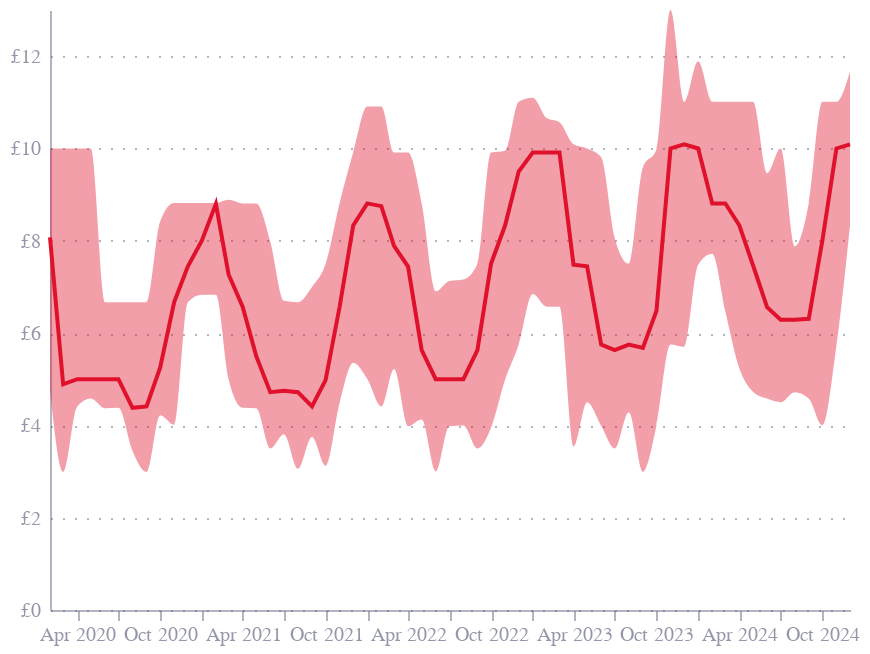

This figure's notebook cell:
### Code cell
range_df = proper_quantiles.copy()

range_df = range_df.pivot_table(
    index=['item_id', 'quote_date'], 
    columns='quantile', 
    values='price'
).reset_index()
range_df = range_df.rename(columns={0.1: 'low', 0.9: 'high'})
range_shade = alt.Chart(range_df).mark_area(
    interpolate='monotone',
).encode(
    x=alt.X('quote_date:T', title='', axis=alt.Axis(format="%b %Y")),
    y=alt.Y('low:Q', title='', axis=alt.Axis(labelExpr="'£'+datum.label")),
    y2='high:Q',
    color=alt.value('rgba(224, 17, 43, 0.8)'),
    opacity=alt.value(0.5)
)

median_line = alt.Chart(median_df).mark_line(
    color='rgba(224, 17, 43, 1)',
    strokeWidth=2,
).encode(
    x=alt.X('quote_date:T', title='', axis=alt.Axis(format="%b %Y")),
    y=alt.Y('price:Q', title='', axis=alt.Axis(labelExpr="'£'+datum.label")),
)

chart = range_shade + median_line

chart.save("strawberry_prices_range.png", scale_factor=4)
chart.save("strawberry_prices_range.json", scale_factor=4)  # Save as
chart

### Figure 1 — Vega specification as saved in the notebook (floating-point values rounded to 4 significant figures)
{"$schema": "https://vega.github.io/schema/vega/v5.json", "data": [{"name": "source_0", "values": [{"high": 10.0, "low": 4.765, "quote_date": "2020-02-01T00:00:00.000"}, {"high": 10.0, "low": 2.99, "quote_date": "2020-03-01T00:00:00.000"}, {"high": 10.0, "low": 4.41, "quote_date": "2020-04-01T00:00:00.000"}, {"high": 10.0, "low": 4.58, "quote_date": "2020-05-01T00:00:00.000"}, {"high": 6.67, "low": 4.37, "quote_date": "2020-06-01T00:00:00.000"}, {"high": 6.67, "low": 4.38, "quote_date": "2020-07-01T00:00:00.000"}, {"high": 6.67, "low": 3.444, "quote_date": "2020-08-01T00:00:00.000"}, {"high": 6.67, "low": 2.99, "quote_date": "2020-09-01T00:00:00.000"}, {"high": 8.42, "low": 4.22, "quote_date": "2020-10-01T00:00:00.000"}, {"high": 8.82, "low": 4.01, "quote_date": "2020-11-01T00:00:00.000"}, {"high": 8.82, "low": 6.67, "quote_date": "2020-12-01T00:00:00.000"}, {"high": 8.82, "low": 6.83, "quote_date": "2021-01-01T00:00:00.000"}, {"high": 8.82, "low": 6.83, "quote_date": "2021-02-01T00:00:00.000"}, {"high": 8.89, "low": 5.0, "quote_date": "2021-03-01T00:00:00.000"}, {"high": 8.81, "low": 4.38, "quote_date": "2021-04-01T00:00:00.000"}, {"high": 8.81, "low": 4.37, "quote_date": "2021-05-01T00:00:00.000"}, {"high": 7.98, "low": 3.5, "quote_date": "2021-06-01T00:00:00.000"}, {"high": 6.7, "low": 3.81, "quote_date": "2021-07-01T00:00:00.000"}, {"high": 6.67, "low": 3.058, "quote_date": "2021-08-01T00:00:00.000"}, {"high": 7.0, "low": 3.75, "quote_date": "2021-09-01T00:00:00.000"}, {"high": 7.5, "low": 3.125, "quote_date": "2021-10-01T00:00:00.000"}, {"high": 8.82, "low": 4.491, "quote_date": "2021-11-01T00:00:00.000"}, {"high": 9.917, "low": 5.357, "quote_date": "2021-12-01T00:00:00.000"}, {"high": 10.91, "low": 5.003, "quote_date": "2022-01-01T00:00:00.000"}, {"high": 10.91, "low": 4.41, "quote_date": "2022-02-01T00:00:00.000"}, {"high": 9.91, "low": 5.22, "quote_date": "2022-03-01T00:00:00.000"}, {"high": 9.91, "low": 3.98, "quote_date": "2022-04-01T00:00:00.000"}, {"high": 8.81, "low": 4.125, "quote_date": "2022-05-01T00:00:00.000"}, {"high": 6.904, "low": 3.0, "quote_date": "2022-06-01T00:00:00.000"}, {"high": 7.13, "low": 3.98, "quote_date": "2022-07-01T00:00:00.000"}, {"high": 7.16, "low": 3.999, "quote_date": "2022-08-01T00:00:00.000"}, {"high": 7.5, "low": 3.5, "quote_date": "2022-09-01T00:00:00.000"}, {"high": 9.91, "low": 3.95, "quote_date": "2022-10-01T00:00:00.000"}, {"high": 9.95, "low": 4.99, "quote_date": "2022-11-01T00:00:00.000"}, {"high": 11.01, "low": 5.75, "quote_date": "2022-12-01T00:00:00.000"}, {"high": 11.1, "low": 6.844, "quote_date": "2023-01-01T00:00:00.000"}, {"high": 10.66, "low": 6.57, "quote_date": "2023-02-01T00:00:00.000"}, {"high": 10.57, "low": 6.57, "quote_date": "2023-03-01T00:00:00.000"}, {"high": 10.09, "low": 3.542, "quote_date": "2023-04-01T00:00:00.000"}, {"high": 10.0, "low": 4.5, "quote_date": "2023-05-01T00:00:00.000"}, {"high": 9.81, "low": 3.99, "quote_date": "2023-06-01T00:00:00.000"}, {"high": 8.052, "low": 3.5, "quote_date": "2023-07-01T00:00:00.000"}, {"high": 7.5, "low": 4.286, "quote_date": "2023-08-01T00:00:00.000"}, {"high": 9.59, "low": 2.992, "quote_date": "2023-09-01T00:00:00.000"}, {"high": 9.98, "low": 3.99, "quote_date": "2023-10-01T00:00:00.000"}, {"high": 13.0, "low": 5.75, "quote_date": "2023-11-01T00:00:00.000"}, {"high": 11.01, "low": 5.7, "quote_date": "2023-12-01T00:00:00.000"}, {"high": 11.89, "low": 7.48, "quote_date": "2024-01-01T00:00:00.000"}, {"high": 11.01, "low": 7.72, "quote_date": "2024-02-01T00:00:00.000"}, {"high": 11.01, "low": 6.47, "quote_date": "2024-03-01T00:00:00.000"}, {"high": 11.01, "low": 5.23, "quote_date": "2024-04-01T00:00:00.000"}, {"high": 11.01, "low": 4.73, "quote_date": "2024-05-01T00:00:00.000"}, {"high": 9.464, "low": 4.58, "quote_date": "2024-06-01T00:00:00.000"}, {"high": 10.0, "low": 4.5, "quote_date": "2024-07-01T00:00:00.000"}, {"high": 7.88, "low": 4.72, "quote_date": "2024-08-01T00:00:00.000"}, {"high": 8.81, "low": 4.58, "quote_date": "2024-09-01T00:00:00.000"}, {"high": 11.01, "low": 4.0, "quote_date": "2024-10-01T00:00:00.000"}, {"high": 11.01, "low": 5.725, "quote_date": "2024-11-01T00:00:00.000"}, {"high": 11.67, "low": 8.33, "quote_date": "2024-12-01T00:00:00.000"}], "transform": [{"type": "formula", "expr": "toDate(datum['quote_date'])", "as": "quote_date"}]}, {"name": "source_1", "values": [{"price": 8.075, "quote_date": "2020-02-01T00:00:00.000"}, {"price": 4.89, "quote_date": "2020-03-01T00:00:00.000"}, {"price": 5.0, "quote_date": "2020-04-01T00:00:00.000"}, {"price": 5.0, "quote_date": "2020-05-01T00:00:00.000"}, {"price": 5.0, "quote_date": "2020-06-01T00:00:00.000"}, {"price": 5.0, "quote_date": "2020-07-01T00:00:00.000"}, {"price": 4.38, "quote_date": "2020-08-01T00:00:00.000"}, {"price": 4.41, "quote_date": "2020-09-01T00:00:00.000"}, {"price": 5.25, "quote_date": "2020-10-01T00:00:00.000"}, {"price": 6.67, "quote_date": "2020-11-01T00:00:00.000"}, {"price": 7.44, "quote_date": "2020-12-01T00:00:00.000"}, {"price": 8.0, "quote_date": "2021-01-01T00:00:00.000"}, {"price": 8.8, "quote_date": "2021-02-01T00:00:00.000"}, {"price": 7.27, "quote_date": "2021-03-01T00:00:00.000"}, {"price": 6.57, "quote_date": "2021-04-01T00:00:00.000"}, {"price": 5.5, "quote_date": "2021-05-01T00:00:00.000"}, {"price": 4.72, "quote_date": "2021-06-01T00:00:00.000"}, {"price": 4.75, "quote_date": "2021-07-01T00:00:00.000"}, {"price": 4.72, "quote_date": "2021-08-01T00:00:00.000"}, {"price": 4.41, "quote_date": "2021-09-01T00:00:00.000"}, {"price": 4.98, "quote_date": "2021-10-01T00:00:00.000"}, {"price": 6.57, "quote_date": "2021-11-01T00:00:00.000"}, {"price": 8.33, "quote_date": "2021-12-01T00:00:00.000"}, {"price": 8.81, "quote_date": "2022-01-01T00:00:00.000"}, {"price": 8.75, "quote_date": "2022-02-01T00:00:00.000"}, {"price": 7.89, "quote_date": "2022-03-01T00:00:00.000"}, {"price": 7.44, "quote_date": "2022-04-01T00:00:00.000"}, {"price": 5.63, "quote_date": "2022-05-01T00:00:00.000"}, {"price": 5.0, "quote_date": "2022-06-01T00:00:00.000"}, {"price": 5.0, "quote_date": "2022-07-01T00:00:00.000"}, {"price": 5.0, "quote_date": "2022-08-01T00:00:00.000"}, {"price": 5.63, "quote_date": "2022-09-01T00:00:00.000"}, {"price": 7.5, "quote_date": "2022-10-01T00:00:00.000"}, {"price": 8.33, "quote_date": "2022-11-01T00:00:00.000"}, {"price": 9.5, "quote_date": "2022-12-01T00:00:00.000"}, {"price": 9.91, "quote_date": "2023-01-01T00:00:00.000"}, {"price": 9.91, "quote_date": "2023-02-01T00:00:00.000"}, {"price": 9.91, "quote_date": "2023-03-01T00:00:00.000"}, {"price": 7.48, "quote_date": "2023-04-01T00:00:00.000"}, {"price": 7.445, "quote_date": "2023-05-01T00:00:00.000"}, {"price": 5.75, "quote_date": "2023-06-01T00:00:00.000"}, {"price": 5.63, "quote_date": "2023-07-01T00:00:00.000"}, {"price": 5.75, "quote_date": "2023-08-01T00:00:00.000"}, {"price": 5.68, "quote_date": "2023-09-01T00:00:00.000"}, {"price": 6.48, "quote_date": "2023-10-01T00:00:00.000"}, {"price": 10.0, "quote_date": "2023-11-01T00:00:00.000"}, {"price": 10.09, "quote_date": "2023-12-01T00:00:00.000"}, {"price": 10.0, "quote_date": "2024-01-01T00:00:00.000"}, {"price": 8.81, "quote_date": "2024-02-01T00:00:00.000"}, {"price": 8.81, "quote_date": "2024-03-01T00:00:00.000"}, {"price": 8.33, "quote_date": "2024-04-01T00:00:00.000"}, {"price": 7.47, "quote_date": "2024-05-01T00:00:00.000"}, {"price": 6.56, "quote_date": "2024-06-01T00:00:00.000"}, {"price": 6.29, "quote_date": "2024-07-01T00:00:00.000"}, {"price": 6.29, "quote_date": "2024-08-01T00:00:00.000"}, {"price": 6.31, "quote_date": "2024-09-01T00:00:00.000"}, {"price": 8.0, "quote_date": "2024-10-01T00:00:00.000"}, {"price": 10.0, "quote_date": "2024-11-01T00:00:00.000"}, {"price": 10.09, "quote_date": "2024-12-01T00:00:00.000"}], "transform": [{"type": "formula", "expr": "toDate(datum['quote_date'])", "as": "quote_date"}]}], "marks": [{"type": "area", "name": "layer_0_marks", "from": {"data": "source_0"}, "sort": {"field": "x"}, "encode": {"update": {"defined": {"signal": "isValid(datum[\"quote_date\"]) && isFinite(+datum[\"quote_date\"]) && isValid(datum[\"low\"]) && isFinite(+datum[\"low\"])"}, "y": {"field": "low", "scale": "y"}, "interpolate": {"value": "monotone"}, "orient": {"value": "vertical"}, "fill": {"value": "rgba(224, 17, 43, 0.8)"}, "opacity": {"value": 0.5}, "x": {"field": "quote_date", "scale": "x"}, "y2": {"field": "high", "scale": "y"}}}, "style": ["area"]}, {"type": "line", "name": "layer_1_marks", "from": {"data": "source_1"}, "sort": {"field": "x"}, "encode": {"update": {"strokeWidth": {"value": 2}, "defined": {"signal": "isValid(datum[\"quote_date\"]) && isFinite(+datum[\"quote_date\"]) && isValid(datum[\"price\"]) && isFinite(+datum[\"price\"])"}, "y": {"field": "price", "scale": "y"}, "stroke": {"value": "rgba(224, 17, 43, 1)"}, "x": {"field": "quote_date", "scale": "x"}}}, "style": ["line"]}], "scales": [{"name": "x", "type": "time", "domain": {"fields": [{"data": "source_0", "field": "quote_date"}, {"data": "source_1", "field": "quote_date"}]}, "range": [0, {"signal": "width"}]}, {"name": "y", "type": "linear", "domain": {"fields": [{"data": "source_0", "field": "low"}, {"data": "source_0", "field": "high"}, {"data": "source_1", "field": "price"}]}, "range": [{"signal": "height"}, 0], "nice": true, "zero": true}], "axes": [{"scale": "y", "gridScale": "x", "labels": false, "maxExtent": 0, "tickCount": 8, "ticks": false, "zindex": 0, "orient": "left", "aria": false, "domain": false, "grid": true, "minExtent": 0}, {"scale": "x", "format": "%b %Y", "labelBaseline": "top", "orient": "bottom", "labelOverlap": true, "tickCount": 10, "labelFlush": true, "zindex": 0, "grid": false}, {"scale": "y", "grid": false, "labelOverlap": true, "orient": "left", "tickCount": 8, "encode": {"labels": {"update": {"text": {"signal": "'£'+datum.label"}}}}, "zindex": 0}], "height": 300, "style": "cell", "config": {"range": {"category": ["#36B7B4", "#E6224B", "#F4C245", "#0063AF", "#00A767", "#179FDB", "#EB5C2E"], "diverging": ["#E6224B", "#E54753", "#C9C9C9", "#179FDB", "#122B39"], "heatmap": ["#C9C9C9", "#179FDB", "#0063AF", "#122B39"], "ordinal": ["#00A767", "#36B7B4", "#179FDB", "#0063AF", "#243B5A"]}, "mark": {"line": {"interpolate": "monotone"}}, "axisX": {"domainColor": "#676A86", "domainOpacity": 0.5, "grid": false, "labelAngle": 0, "labelColor": "#676A86", "labelOpacity": 0.7, "orient": "bottom", "tickColor": "#676A86", "tickCount": 10, "tickOpacity": 0.5, "title": false, "titleAlign": "center", "titleAnchor": "middle", "titleColor": "#676A86", "titleFontSize": 12, "titleOpacity": 0.8, "titleY": -15}, "axisY": {"domainColor": "#676A86", "domainOpacity": 0.5, "gridColor": "#676A86", "gridDash": [1, 5], "gridOpacity": 0.5, "labelColor": "#676A86", "labelOpacity": 0.7, "labelPadding": 5, "tickColor": "#676A86", "tickCount": 8, "tickOpacity": 0.5, "ticks": false, "titleAlign": "left", "titleAngle": 0, "titleBaseline": "bottom", "titleColor": "#676A86", "titleFontSize": 12, "titleOpacity": 0.8, "titleX": 0, "titleY": -7}, "style": {"guide-label": {"font": "Circular Std"}, "guide-title": {"font": "Circular Std"}, "group-title": {"font": "Circular Std"}, "group-subtitle": {"font": "Circular Std"}, "cell": {"stroke": "transparent", "width": 400, "height": 300}, "text": {"font": "Circular Std"}}}, "background": "white", "padding": 5, "width": 400}
